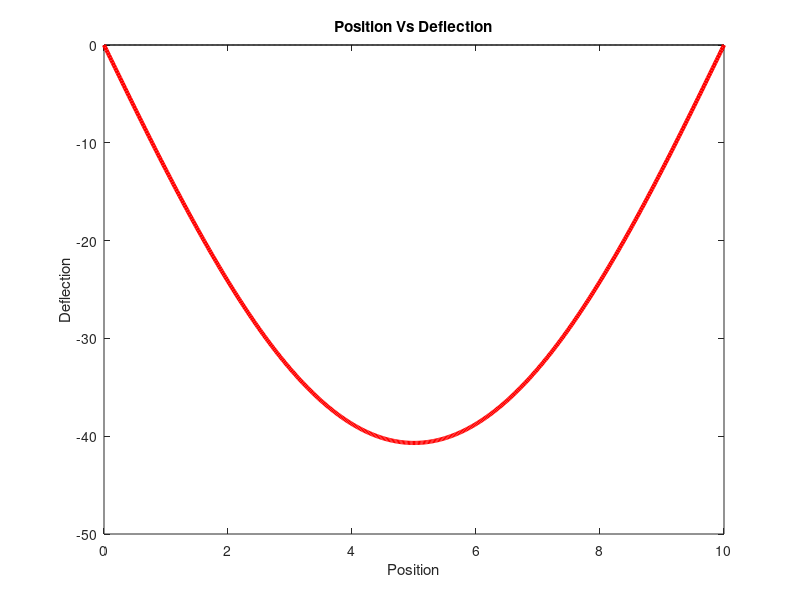
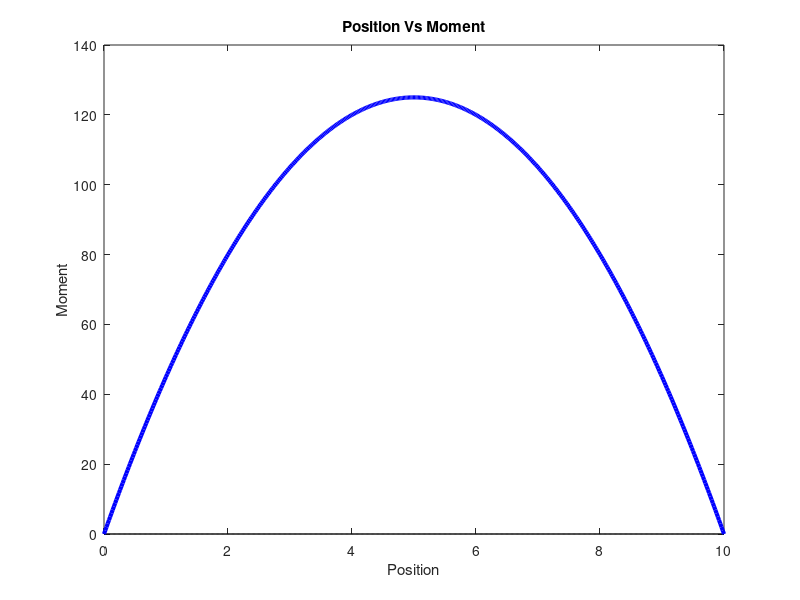
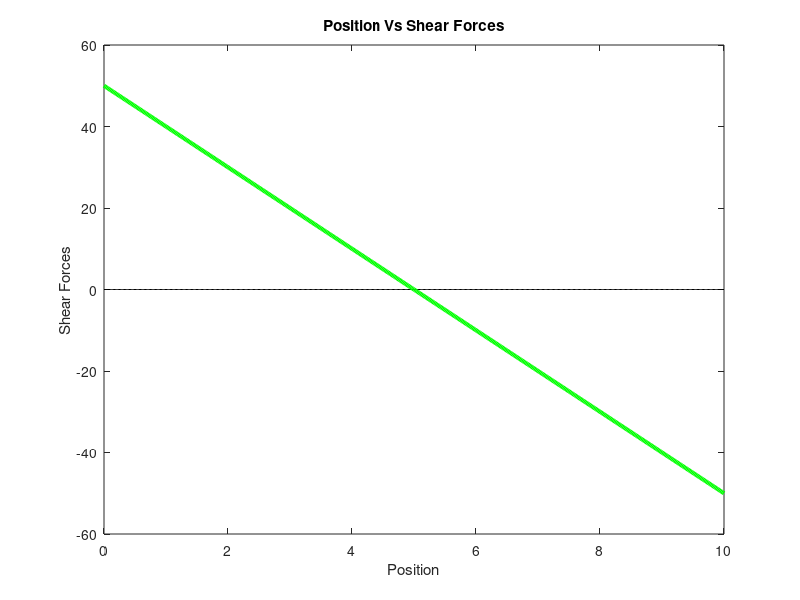
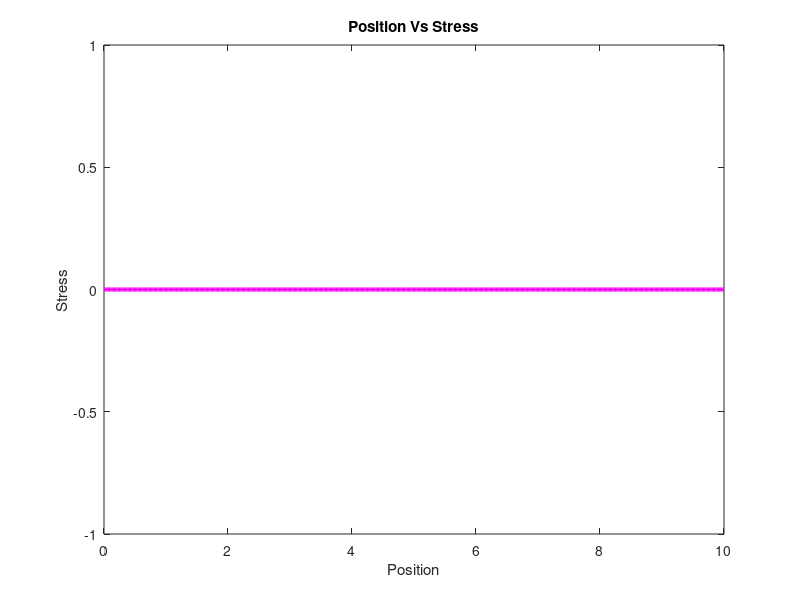

MATLAB code for these plots, in order:
clear all
close all
clc

disp('Lab #3')
disp('Name: Carlos A. Campos')
disp('ID: 011903056')

%% Problem 1
disp('Problem 1');

%a = input("enter a 3x3 matrix: ");
a = [3,3,3;
     3,3,3;
     3,3,3];
flag = 1;

for i = 1:size(a)
    for j = 1:size(a)
        if i ~= j && a(i,j) ~= a(i,j)
            flag = 0;
        end
    end
end

if flag == 1
    disp('-----------------------');
    disp(flag);disp("The flag is symmetrical");
else
    disp('-----------------------');
    disp(flag);disp("The flag is not symmetrical");
end

%% Problem 2
disp('Problem 2');

a = [[1, 2, 15],
     [3, 2, 4],
     [0, 5, -7]];

b = [15; 25; 35];

a_i = inv(a);

x = a_i * b;

disp('-----------------------');
disp('x matrix:')
disp(x);

%% Problem 3
disp('Problem 3');

a = randi([1 30], 1, 10);
disp('a:');
disp(a);

max_a = a(1,1);
min_a = a(1,1);

for i = 1:10
    if a(i) > max(a)
        max_a = a(i);
    end
end

disp('a max:')
disp(max_a);

for i = 1:10
    while min_a > a(i)
        min_a = a(i);
    end
end

disp('a min:')
disp(min_a)

b = sort(a, 'ascend');
c = sort(a, 'descend');

disp('b:');
disp(b);
disp('c:');
disp(c);

%% Problem 4
disp('Problem 4');

L = 10; % [m]
q = 10; % [kN/m]
E = 30*10^6; % Pa
b = 0.2; % [m]
h = 0.4; % [m]
N = 50;

I = b*h^3/12;
A = b*h;

x = 0:1/N:L;
y = zeros(1, length(x));

delta = q / (24*E*I) * (-x.^4 + 2* L* x.^3 - L^3* x)* 1000; % [mm]

M = 1/24 * q * (12 *L *x - 12* x.^2);
V = 1/24 * q * (12 *L - 24* x);

sigma = (M * max(y)) / I;
tao = 3/2 * (V/A);

plot(x,y, 'black', x, delta, 'red', 'LineWidth', 3)
title('Position Vs Deflection')
xlabel('Position')
ylabel('Deflection')
figure

plot(x,y, 'black', x, M, 'blue', 'LineWidth', 3)
title('Position Vs Moment')
xlabel('Position')
ylabel('Moment')
figure

plot(x,y, 'black', x, V, 'green', 'LineWidth', 3)
title('Position Vs Shear Forces')
xlabel('Position')
ylabel('Shear Forces')
figure

plot(x,y, 'black', x, sigma, 'm', 'LineWidth', 3)
title('Position Vs Stress')
xlabel('Position')
ylabel('Stress')
figure

plot(x,y, 'black', x, tao, 'c', 'LineWidth', 3)
title('Position Vs Sheat Stress')
xlabel('Position')
ylabel('Sheat Stress')
